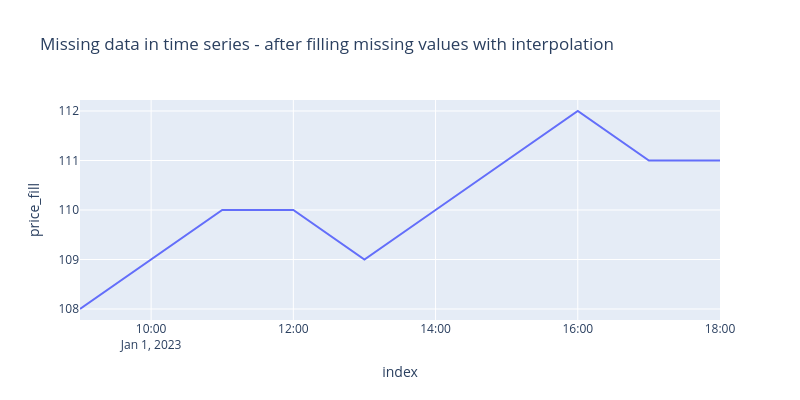

Notebook source saved alongside this figure:
### Code cell
# fill missing values with interpolation and plot again
df_plotly = df.reset_index()
df_plotly['price_fill'] = df_plotly['price'].interpolate()
px.line(df_plotly, x='index', y='price_fill', title='Missing data in time series - after filling missing values with interpolation', width=800, height=400)

### Figure 1 — Plotly figure (JSON) as saved in the notebook; plotly's stock layout.template omitted (floating-point values rounded to 4 significant figures)
{"data": [{"hovertemplate": "index=%{x}<br>price_fill=%{y}<extra></extra>", "legendgroup": "", "line": {"color": "#636efa", "dash": "solid"}, "marker": {"symbol": "circle"}, "mode": "lines", "name": "", "orientation": "v", "showlegend": false, "type": "scatter", "x": ["2023-01-01T09:00:00.000000", "2023-01-01T10:00:00.000000", "2023-01-01T11:00:00.000000", "2023-01-01T12:00:00.000000", "2023-01-01T13:00:00.000000", "2023-01-01T14:00:00.000000", "2023-01-01T15:00:00.000000", "2023-01-01T16:00:00.000000", "2023-01-01T17:00:00.000000", "2023-01-01T18:00:00.000000"], "xaxis": "x", "y": [108.0, 109.0, 110.0, 110.0, 109.0, 110.0, 111.0, 112.0, 111.0, 111.0], "yaxis": "y"}], "layout": {"height": 400, "legend": {"tracegroupgap": 0}, "title": {"text": "Missing data in time series - after filling missing values with interpolation"}, "width": 800, "xaxis": {"anchor": "y", "domain": [0, 1], "title": {"text": "index"}}, "yaxis": {"anchor": "x", "domain": [0, 1], "title": {"text": "price_fill"}}}}
